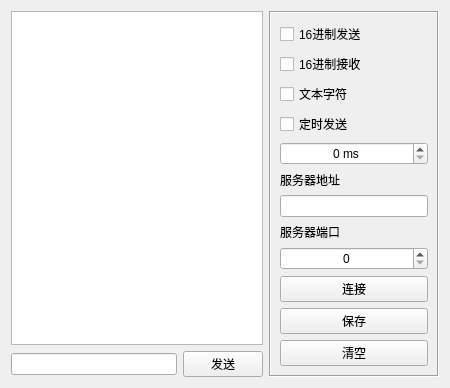
<?xml version="1.0" encoding="UTF-8"?>
<ui version="4.0">
 <class>HWebClientWidget</class>
 <widget class="QWidget" name="HWebClientWidget">
  <property name="geometry">
   <rect>
    <x>0</x>
    <y>0</y>
    <width>450</width>
    <height>369</height>
   </rect>
  </property>
  <property name="windowTitle">
   <string>Form</string>
  </property>
  <layout class="QGridLayout" name="gridLayout">
   <item row="0" column="0">
    <widget class="QTextEdit" name="textEdit">
     <property name="readOnly">
      <bool>true</bool>
     </property>
    </widget>
   </item>
   <item row="0" column="1" rowspan="2">
    <widget class="QFrame" name="frame">
     <property name="minimumSize">
      <size>
       <width>170</width>
       <height>0</height>
      </size>
     </property>
     <property name="maximumSize">
      <size>
       <width>170</width>
       <height>16777215</height>
      </size>
     </property>
     <property name="frameShape">
      <enum>QFrame::Box</enum>
     </property>
     <property name="frameShadow">
      <enum>QFrame::Sunken</enum>
     </property>
     <layout class="QVBoxLayout" name="verticalLayout_5">
      <property name="leftMargin">
       <number>9</number>
      </property>
      <property name="topMargin">
       <number>9</number>
      </property>
      <property name="rightMargin">
       <number>9</number>
      </property>
      <property name="bottomMargin">
       <number>9</number>
      </property>
      <item>
       <widget class="QCheckBox" name="checkBox_101">
        <property name="text">
         <string>16进制发送</string>
        </property>
       </widget>
      </item>
      <item>
       <widget class="QCheckBox" name="checkBox_102">
        <property name="text">
         <string>16进制接收</string>
        </property>
       </widget>
      </item>
      <item>
       <widget class="QCheckBox" name="checkBox_103">
        <property name="text">
         <string>文本字符</string>
        </property>
       </widget>
      </item>
      <item>
       <widget class="QCheckBox" name="checkBox_104">
        <property name="text">
         <string>定时发送</string>
        </property>
       </widget>
      </item>
      <item>
       <widget class="QSpinBox" name="spinBox_101">
        <property name="alignment">
         <set>Qt::AlignCenter</set>
        </property>
        <property name="suffix">
         <string> ms</string>
        </property>
        <property name="maximum">
         <number>60000</number>
        </property>
       </widget>
      </item>
      <item>
       <widget class="QLabel" name="label_101">
        <property name="text">
         <string>服务器地址</string>
        </property>
       </widget>
      </item>
      <item>
       <widget class="QLineEdit" name="lineEdit_101"/>
      </item>
      <item>
       <widget class="QLabel" name="label_102">
        <property name="text">
         <string>服务器端口</string>
        </property>
       </widget>
      </item>
      <item>
       <widget class="QSpinBox" name="spinBox_102">
        <property name="alignment">
         <set>Qt::AlignCenter</set>
        </property>
        <property name="maximum">
         <number>65535</number>
        </property>
       </widget>
      </item>
      <item>
       <widget class="QPushButton" name="pushButton_101">
        <property name="text">
         <string>连接</string>
        </property>
       </widget>
      </item>
      <item>
       <widget class="QPushButton" name="pushButton_102">
        <property name="text">
         <string>保存</string>
        </property>
       </widget>
      </item>
      <item>
       <widget class="QPushButton" name="pushButton_103">
        <property name="text">
         <string>清空</string>
        </property>
       </widget>
      </item>
      <item>
       <spacer name="spacer_101">
        <property name="orientation">
         <enum>Qt::Vertical</enum>
        </property>
        <property name="sizeHint" stdset="0">
         <size>
          <width>20</width>
          <height>40</height>
         </size>
        </property>
       </spacer>
      </item>
     </layout>
    </widget>
   </item>
   <item row="1" column="0">
    <widget class="QWidget" name="widget" native="true">
     <layout class="QHBoxLayout" name="layTcpClient">
      <property name="leftMargin">
       <number>0</number>
      </property>
      <property name="topMargin">
       <number>0</number>
      </property>
      <property name="rightMargin">
       <number>0</number>
      </property>
      <property name="bottomMargin">
       <number>0</number>
      </property>
      <item>
       <widget class="QLineEdit" name="lineEdit_201"/>
      </item>
      <item>
       <widget class="QPushButton" name="pushButton_201">
        <property name="minimumSize">
         <size>
          <width>80</width>
          <height>0</height>
         </size>
        </property>
        <property name="maximumSize">
         <size>
          <width>80</width>
          <height>16777215</height>
         </size>
        </property>
        <property name="text">
         <string>发送</string>
        </property>
       </widget>
      </item>
     </layout>
    </widget>
   </item>
  </layout>
 </widget>
 <resources/>
 <connections/>
</ui>
